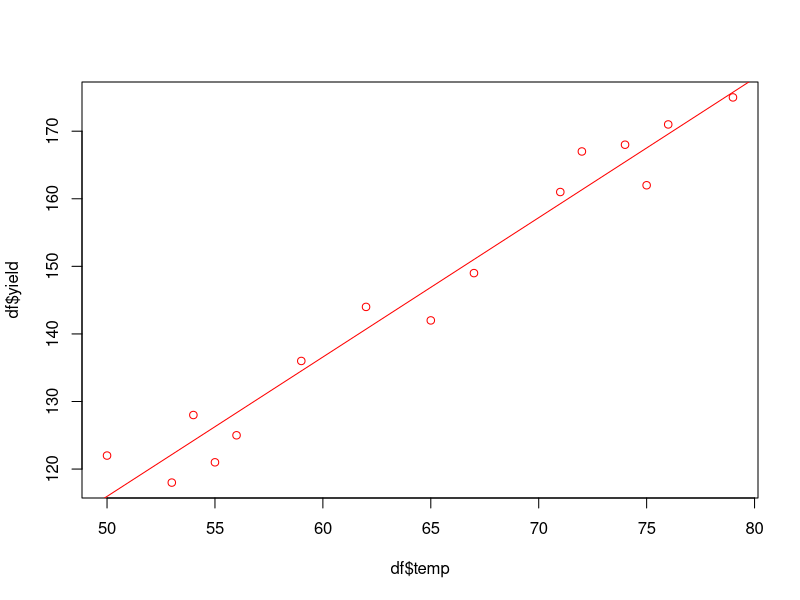
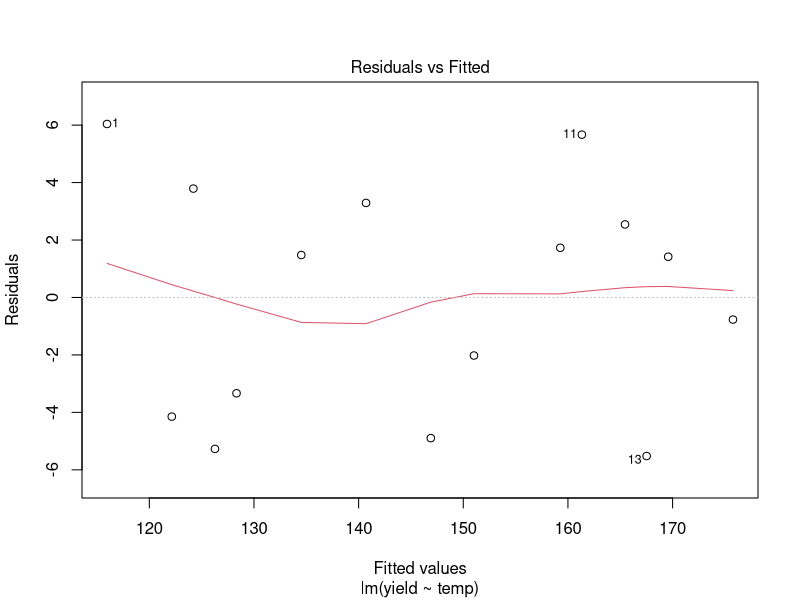

Write the R code that produced these figures, in order.
temp <- c(50,53,54,55,56,59,62,65,67,71,72,74,75,76,79)
yield <- c(122,118,128,121,125,136,144,142,149,161,167,168,162,171,175)
df<-data.frame(temp,yield)
head(df)

linear <- lm(yield~temp, data=df)
summary(linear)
names(linear)
linear$coefficients
plot(df$temp,df$yield,col="red")
abline(lm(yield ~ temp),col="red")
plot(linear,which=1)